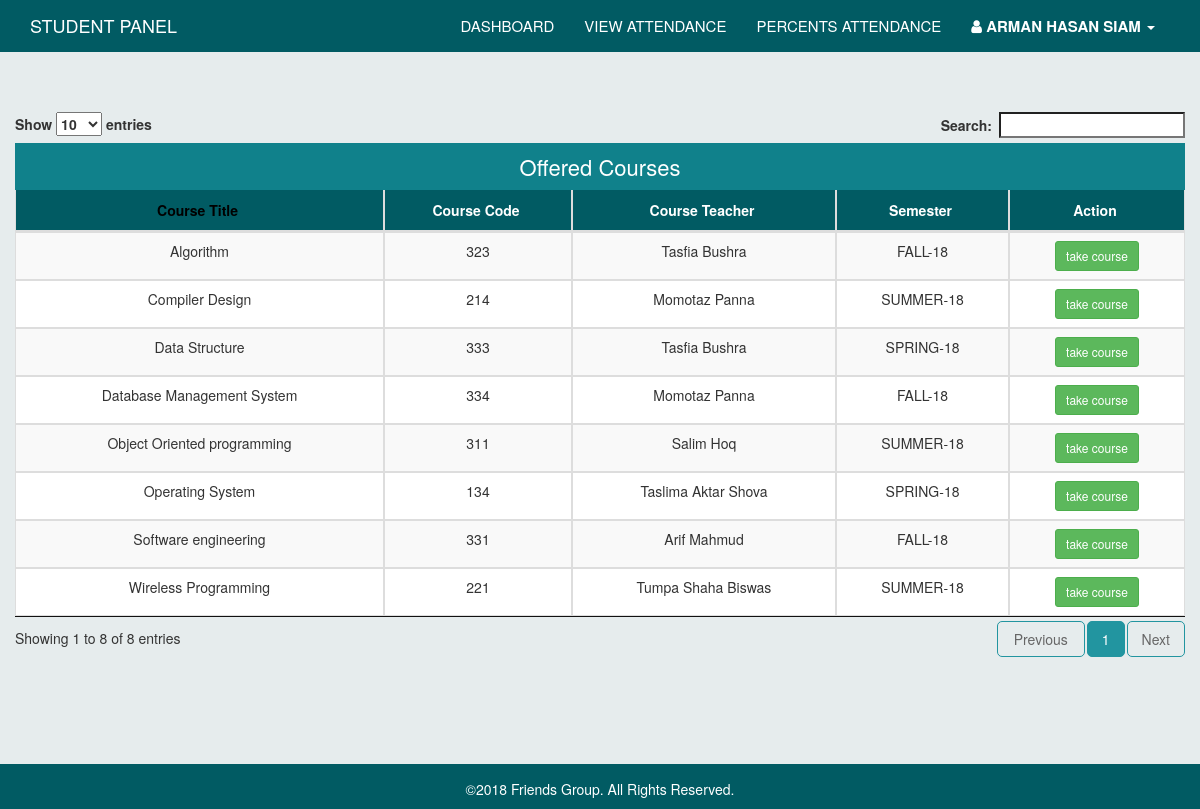
Page /views/Student_View/Take_course.php (signed in) on the committed database.
### tables this page shows
CREATE TABLE `admin_add_student` (
  `id` int(11) NOT NULL,
  `image` varchar(200) NOT NULL,
  `std_id` varchar(50) NOT NULL,
  `name` varchar(100) NOT NULL,
  `email` varchar(100) NOT NULL,
  `phone` varchar(100) NOT NULL,
  `program` varchar(100) NOT NULL,
  `department` varchar(100) NOT NULL,
  `password` varchar(100) NOT NULL,
  `conf_password` varchar(100) NOT NULL
);

CREATE TABLE `admin_add_course` (
  `id` int(11) NOT NULL,
  `course_title` varchar(100) NOT NULL,
  `semister` varchar(50) NOT NULL,
  `course_code` varchar(100) NOT NULL,
  `enrolled_student` varchar(100) NOT NULL,
  `department` varchar(100) NOT NULL,
  `assign_teacher` varchar(100) NOT NULL,
  `assign_teacher_id` int(100) NOT NULL
);

### views/Student_View/Take_course.php (the view, shortened to what this page needs)
<?php
  include "connection.php";
 ?>
<!DOCTYPE html>
<html>
    <head>
        <link rel="stylesheet" type="text/css" href="../../assets/common_assets/css/datatables.min.css" />
        <link rel="stylesheet" type="text/css" media="screen" href="../../assets/common_assets/css/bootstrap.min.css" />
        <link rel="stylesheet" href="../../assets/common_assets/css/common.css">
        <link rel="stylesheet" href="https://cdnjs.cloudflare.com/ajax/libs/font-awesome/4.7.0/css/font-awesome.min.css">
        <link rel="stylesheet" href="../../assets/admin/css/admin.css">
    </head>
    <body>
        <nav class="navbar navbar-default navbar-fixed-top mynav">
            <div class="container">
                <div class="navbar-header">
                    <a class="navbar-brand" href="#">
                        <p class="logo">STUDENT PANEL</p>
                    </a>
                </div>
                <div class="collapse navbar-collapse" id="bs-example-navbar-collapse-1">
                    <ul class="nav navbar-nav pull-right">
                        <li>
                            <a href="home_courses.php">Dashboard</a>
                        </li>
                        <li>
                            <a href="view_attendance.php">View Attendance</a>
                        </li>
                        <li class="">
                            <a href="show_attendance.php">percents Attendance</a>
                        </li>
                        <li class="dropdown">
                            <a href="#" class="dropdown-toggle" data-toggle="dropdown" role="button" aria-haspopup="true"
                                aria-expanded="false">
                                <i class="fa fa-user"></i>
                                <strong>
                                   <?php
                                     $student_show_sql = "SELECT * FROM admin_add_student WHERE id=".$_SESSION['session_id'];
                                     $student_show_result = $con->query($student_show_sql);
                                     $student_show_row= $student_show_result->fetch_assoc();
                                    echo $student_show_row['name']
                                    ?>
                                </strong>
                                <span class="caret"></span>
                            </a>
                        </li>
                    </ul>
                </div>
            </div>
        </nav>
        <div class="container dashboard-content-container">
            <div class="row">
                <table id="datatable" class="table table-striped table-bordered table-responsive" cellspacing="0" width="100%">
                    <caption style="background-color: rgb(16, 129, 139);text-align: center;color: #fff;font-size: 22px">Offered
                        Courses</caption>
                    <thead>
                        <tr>
                            <th>Course Title</th>
                            <th>Course Code</th>
                            <th>Course Teacher</th>
                            <th>Semester</th>
                            <th>Action</th>
                        </tr>
                    </thead>
                    <tbody>
                    <?php
                      $course_show_sql = "SELECT * FROM admin_add_course";
                     $course_show_result = $con->query($course_show_sql);
                     while ($course_show_row= $course_show_result->fetch_assoc()) {
                    ?>
                        <tr>
                          <form method="post" action="">
                            <td>
                              <?php echo $course_show_row['course_title']?>
                            </td>
                            <td>
                              <?php echo $course_show_row['course_code']?>
                            </td>
                            <td>
                               <?php echo $course_show_row['assign_teacher']?>
                            </td>
                            <td>
                               <?php echo $course_show_row['semister']?>
                            </td>
                            <td>
                                <input type="submit" class="btn btn-sm btn-success" name="take_course" value="take course">
                            </td>
                            </form>
                        </tr>
                    <?php
                     }
                    ?>
                    </tbody>
                </table>
            </div>
        </div>
        <div class="footer">
            <div class="container">
                <p style="text-align: center;margin-top: 15px;color: rgb(255, 255, 255);">
                    ©2018 Friends Group. All
                    Rights Reserved.
                </p>
            </div>
        </div>
    </body>
</html>

### assets/common_assets/css/common.css (style rules this page uses)
body { padding-top: 52px; padding-bottom: 45px; background-color: rgba(215, 225, 226, 0.61); }
.navbar-default.mynav { background-color: rgb(1, 91, 99); border-color: rgb(1, 91, 99); }
.navbar-default.mynav .navbar-nav>li>a { color: #fff; text-transform: uppercase; font-size: 15px; font-weight: 400; }
.navbar-default .navbar-nav>li>a { color: #fff; }
.logo { color: #fff; }
.navbar-default.mynav .navbar-collapse, .navbar-default.mynav .navbar-form { border-color: transparent; border-top: 1px solid transparent; }
.footer { background-color: rgb(1, 91, 99); position: fixed; bottom: 0; width: 100%; text-align: center; }
table, tr, td { text-align: center; }
.table-bordered>thead { background-color: rgb(1, 91, 99); color: #fff; padding: 10px 0px; }
.table>thead>tr>th { color: #fff; padding-top: 10px; padding-bottom: 10px; text-align: center; }
.table-bordered { border: none; }
.table>tbody>tr>td:last-child { border-right: 1px solid #ddd; }
.table>tbody>tr:last-child>td { border-bottom: 1px solid #ddd; }
.sorting_asc::after { content: "\e155"; opacity: 0 !important; }
table.dataTable thead .sorting::after { opacity: 0 !important; content: "\e150"; }
table.dataTable thead .sorting_asc:after { opacity: 0; }
table.dataTable thead .sorting:after { opacity: 0; }
table.dataTable thead .sorting:after, table.dataTable thead .sorting_asc:after, table.dataTable thead .sorting_desc:after, table.dataTable thead .sorting_asc_disabled:after, table.dataTable thead .sorting_desc_disabled:after { opacity: 0; }
.table thead tr th[class*='sorting_']:not([class='sorting_disabled']) { color: #000; }

### assets/admin/css/admin.css (style rules this page uses)
.dashboard-content-container { padding-top: 5%; padding-bottom: 5%; }

### rows in the picture
admin_add_student: name "ARMAN HASAN SIAM"
admin_add_course: course_title "Software engineering", course_code "331", assign_teacher "Arif Mahmud", semister "FALL-18"
admin_add_course: course_title "Data Structure", course_code "333", assign_teacher "Tasfia Bushra", semister "SPRING-18"
admin_add_course: course_title "Operating System", course_code "134", assign_teacher "Taslima Aktar Shova", semister "SPRING-18"
admin_add_course: course_title "Algorithm", course_code "323", assign_teacher "Tasfia Bushra", semister "FALL-18"
admin_add_course: course_title "Object Oriented programming", course_code "311", assign_teacher "Salim Hoq", semister "SUMMER-18"
admin_add_course: course_title "Database Management System", course_code "334", assign_teacher "Momotaz Panna", semister "FALL-18"
admin_add_course: course_title "Wireless Programming", course_code "221", assign_teacher "Tumpa Shaha Biswas", semister "SUMMER-18"
admin_add_course: course_title "Compiler Design", course_code "214", assign_teacher "Momotaz Panna", semister "SUMMER-18"
